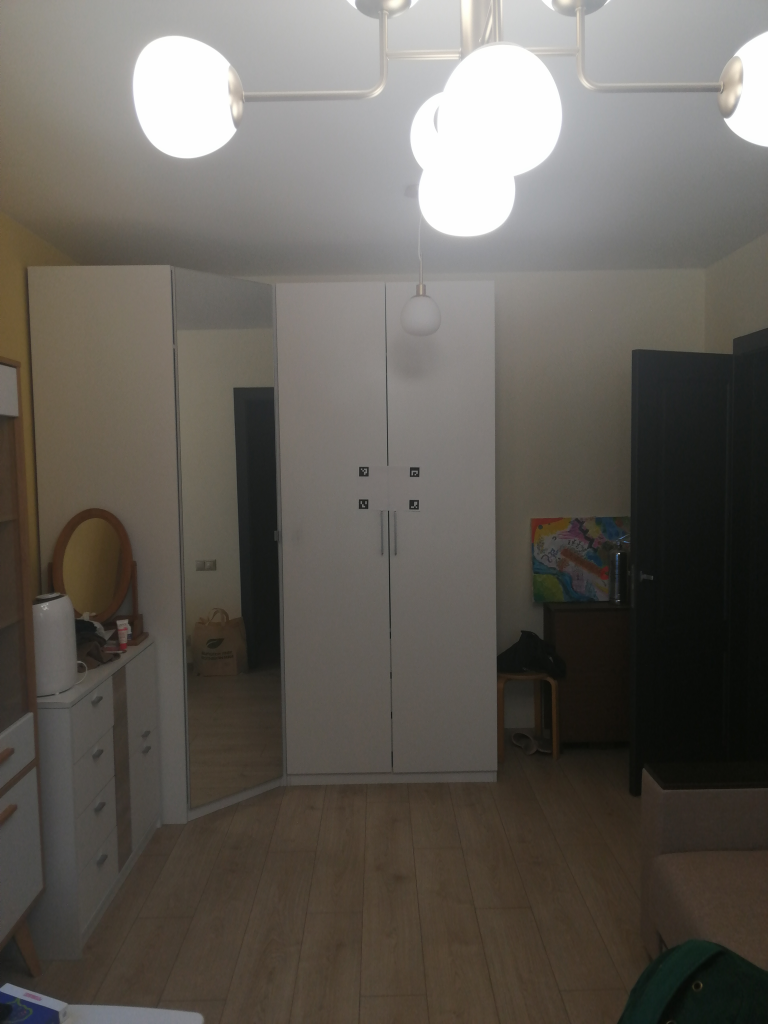
#> input picture media/images/test_02.jpg, 3840 x 5120 px, found by its file name (shown at 1/5 size)
$ python detect-tags.py
#> lines starting #> are read from the running program, lines starting #| are printed output that depends on the picture; after the words box and inside, x2 and y2 are one past the last pixel; in counts of white or black regions, pixels touching at a corner belong together
### optard/aruco.py
"""
https://docs.opencv.org/master/d5/dae/tutorial_aruco_detection.html
https://www.pyimagesearch.com/2020/12/21/detecting-aruco-markers-with-opencv-and-python/
"""
import cv2
import numpy as np


aruco_dictionary_name = 0   # cv2.aruco.DICT_4x4_50
aruco_dictionary = cv2.aruco.Dictionary_get(aruco_dictionary_name)

aruco_tag_image_size = 200
aruco_tag_border_bits = 1

aruco_detection_params = cv2.aruco.DetectorParameters_create()


# [10 lines left out: function create_tags_images, not called in this run]


class ArucoTagsDetector:

    def __init__(self,
                 dictionary=aruco_dictionary,
                 detection_params=aruco_detection_params):
        self.dictionary = dictionary
        self.detection_params = detection_params

    def run(self, image):
        corners, ids, rejected = cv2.aruco.detectMarkers(
            image,
            self.dictionary,
            parameters=self.detection_params
        )
        return corners, ids

### optard/vis.py
import cv2


crop_size = 100
preview_size = 200
info_pos = (0.2, 0.1)


def show(image, corners, ids, target_position=None, max_height=480, fps=0):
    h, w = image.shape[:2]
    k = max_height / h
    if k < 1:
        image = cv2.resize(image, dsize=None, fx=k, fy=k, interpolation=cv2.INTER_AREA)
        corners = [cs * k for cs in corners]
        if target_position is not None:
            target_position[0] = int(round(target_position[0] * k))
            target_position[1] = int(round(target_position[1] * k))


    if target_position is not None:
        cv2.circle(image, target_position, 3, (255, 0, 0), 1)
        x, y = target_position
        crop = image[y - crop_size // 2: y + crop_size // 2, x - crop_size // 2: x + crop_size // 2].copy()

        text_pos = (int(info_pos[0] * w * k), int(info_pos[1] * h * k))
        text = f"Target: x = {x:4d}, y = {y:4d}"
        cv2.putText(image, text, text_pos, cv2.FONT_HERSHEY_DUPLEX, 1, (64, 255, 255), 1)


    cv2.aruco.drawDetectedMarkers(image, corners, ids)
    if target_position is not None:
        try:
            image[-preview_size:, -preview_size:] = cv2.resize(crop, dsize=(preview_size, preview_size))
        except cv2.error as e:
            print(f"cv2.error: {e}")

    cv2.imshow("results", image)
    if fps > 0:
        cv2.waitKey(1000 // fps)
    else:
        cv2.waitKey()

    return image

### scripts/detect-tags.py
import cv2

import os
import sys
sys.path.append(os.path.join(os.path.dirname(__file__), os.path.pardir))
from optard.aruco import ArucoTagsDetector
from optard.vis import show


image_name = "images/test_02.jpg"


def main():
    image = cv2.imread(image_name)
#> image is the input picture: shape (5120, 3840, 3); mean B, G, R 88.6, 95, 99.5

    detector = ArucoTagsDetector()
    corners, ids = detector.run(image)
#> in run, `corners, ids, rejected = cv2.aruco.detectMarkers( image, self.dictiona..`: corners = ([[2050, 2336], [2097, 2337], [2095, 2385], [2049, 2384]], [[1797, 2333], [1842, 2334], [1841, 2383], [1795, 2381]], [[2048, 2499], [2094, 2500], [2093, 2546], [2047, 2547]], [[1796, 2496], [1841, 2498], [1839, 2545], [1794, 2544]]); ids = [1, 0, 2, 3]; rejected = ([[359, 3432], [362, 3441], [291, 3472], [300, 3459]], [[3049, 3001], [3045, 3010], [3015, 3013], [2969, 3007]])
#> ids = [1, 0, 2, 3]

    num_detected_tags = len(corners)
#> num_detected_tags = 4
    print("Found tags:", num_detected_tags)
#| Found tags: 4
    show(image, corners, ids)
#> in show, `image = cv2.resize(image, dsize=None, fx=k, fy=k, interpolation=cv2.IN..`:
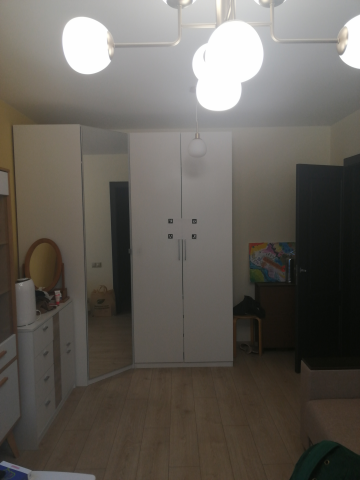
#> image: shape (480, 360, 3); mean of channels 0, 1, 2 88.6, 95, 99.5; drawn as B, G, R
#> in show, `corners = [cs * k for cs in corners]`: corners = 4 items
#> in show, `cv2.aruco.drawDetectedMarkers(image, corners, ids)`:
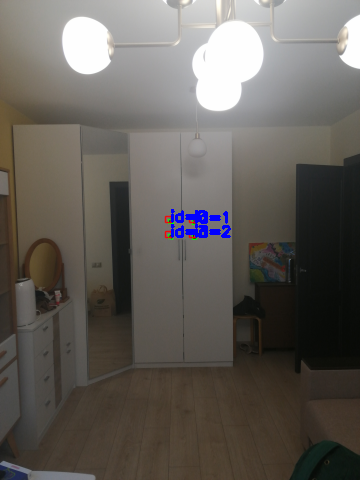
#> image: shape (480, 360, 3); 0.63% of pixels changed, all inside (x1, y1, x2, y2) = (164, 209, 231, 240); drawn as B, G, R


if __name__ == "__main__":
    main()
